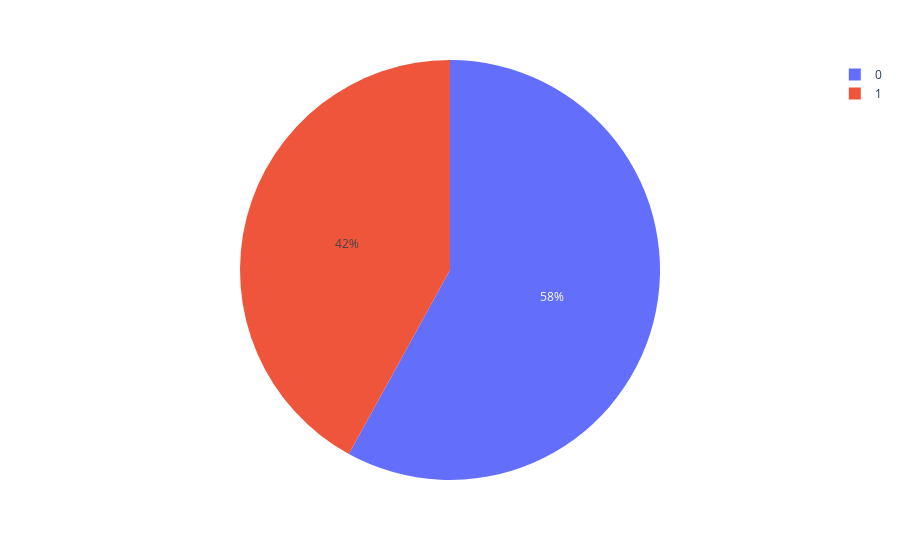

Notebook code for this chart:
### Markdown cell above
## How many Entities are in the Clusters

We found that 58% of the entites of the total dataset are in Cluster 0 (116 of 200). The rest of them is in Cluster 1.

Additionally, we are interested in how many of the entities in each cluster belong to the set collected from GitHub or paperswithcode. We cover this in the last section of this notebook.

### Code cell
pie=clusters.groupby('label').size().reset_index()
pie.columns=['label','value']
fig_pie = px.pie(pie,values='value',names='label',color=['blue','red'])
fig_pie.show(renderer="png")

### Figure 1 — Plotly figure (JSON) as saved in the notebook; plotly's stock layout.template omitted (floating-point values rounded to 4 significant figures)
{"data": [{"customdata": [["blue"], ["red"]], "domain": {"x": [0, 1], "y": [0, 1]}, "hovertemplate": "label=%{label}<br>value=%{value}<br>color=%{customdata[0]}<extra></extra>", "labels": [0, 1], "legendgroup": "", "marker": {"colors": ["#636efa", "#EF553B"]}, "name": "", "showlegend": true, "type": "pie", "values": [116, 84]}], "layout": {"legend": {"tracegroupgap": 0}, "margin": {"t": 60}}}
